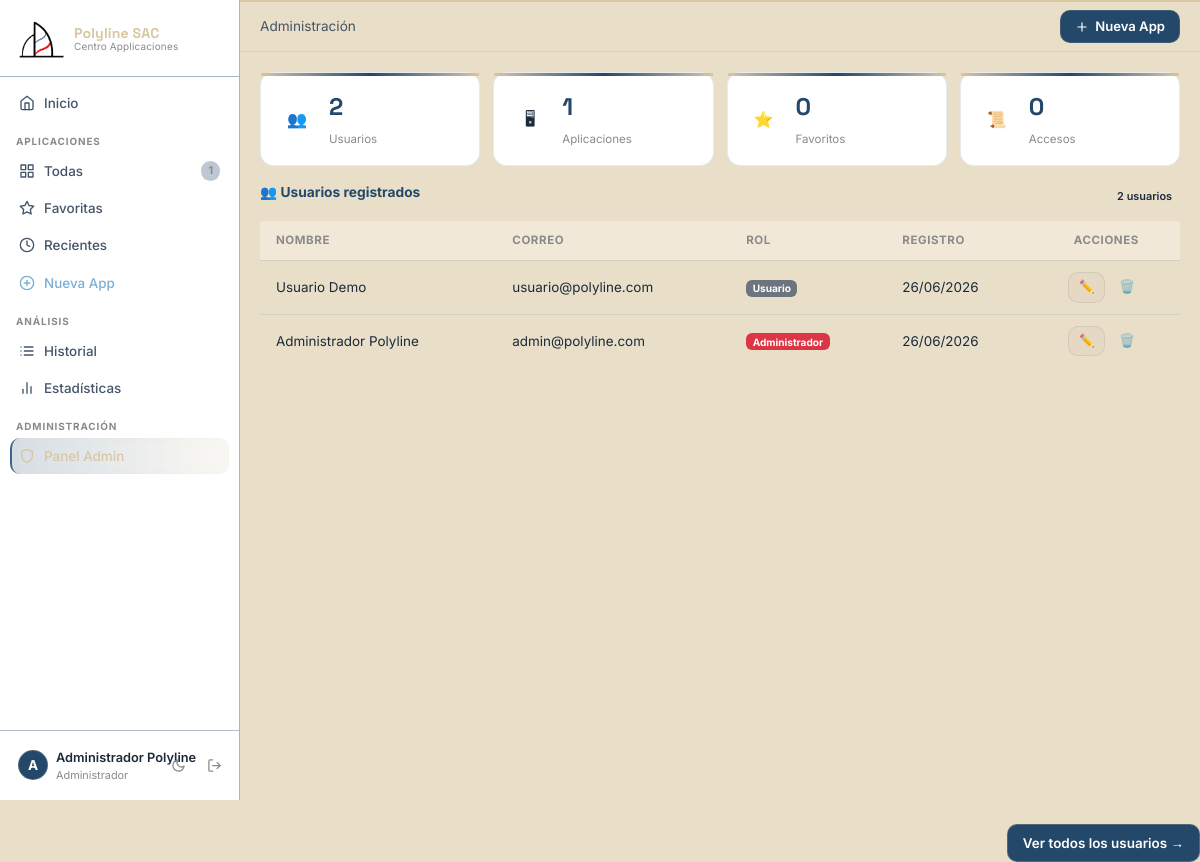
Page /admin/ (signed in) on the committed database.
### models/user.py (models this page shows, shortened)
class User(UserMixin, db.Model):
    __tablename__ = 'users'
    id            = db.Column(db.Integer, primary_key=True)
    nombre        = db.Column(db.String(100), nullable=False)
    correo        = db.Column(db.String(150), unique=True, nullable=False)
    password_hash = db.Column(db.String(256), nullable=False)
    foto          = db.Column(db.String(200), default='default_avatar.png')
    bio           = db.Column(db.String(300), default='')
    fecha_registro= db.Column(db.DateTime, default=datetime.utcnow)
    rol = db.Column(db.String(20), default='user', nullable=False)
    applications  = db.relationship('Application', backref='owner', lazy='dynamic', cascade='all, delete-orphan')
    history       = db.relationship('History', backref='user',  lazy='dynamic', cascade='all, delete-orphan')
    @property
    def is_admin(self):
        return self.rol == 'admin'
    last_login = db.Column(db.DateTime)

### routes/admin.py (the view)
@admin_bp.route("/")
@login_required
@admin_required
def dashboard():
    total_users = User.query.count()
    total_apps = Application.query.count()
    total_history = History.query.count()
    total_favorites = Application.query.filter_by(favorito=True).count()
    users = (
    User.query
    .order_by(User.fecha_registro.desc())
    .limit(5)
    .all()
)
    return render_template(
    "admin/dashboard.html",
    total_users=total_users,
    total_apps=total_apps,
    total_history=total_history,
    total_favorites=total_favorites,
    users=users
)

### routes/admin.py (called while the page is built)
def admin_required(f):
    @wraps(f)
    def decorated(*args, **kwargs):
        if not current_user.is_authenticated or not current_user.is_admin:
            return "Acceso denegado", 403
        return f(*args, **kwargs)
    return decorated

### templates/admin/dashboard.html (shortened to what this page needs)
{% extends "base.html" %}
{% block breadcrumb %}
<span>Administración</span>
{% endblock %}
{% block content %}
<div class="stats-grid">
    <div class="stat-card">
        <div class="stat-icon">👥</div>
        <div>
            <span class="stat-value">{{ total_users }}</span>
            <span class="stat-label">Usuarios</span>
        </div>
    </div>
    <div class="stat-card">
        <div class="stat-icon">🖥</div>
        <div>
            <span class="stat-value">{{ total_apps }}</span>
            <span class="stat-label">Aplicaciones</span>
        </div>
    </div>
    <div class="stat-card">
        <div class="stat-icon">⭐</div>
        <div>
            <span class="stat-value">{{ total_favorites }}</span>
            <span class="stat-label">Favoritos</span>
        </div>
    </div>
    <div class="stat-card">
        <div class="stat-icon">📜</div>
        <div>
            <span class="stat-value">{{ total_history }}</span>
            <span class="stat-label">Accesos</span>
        </div>
    </div>
</div>
<div class="dash-sec-head">
    <h3 class="dash-sec-title">
        👥 Usuarios registrados
    </h3>
    <span class="cat-badge">
        {{ users|length }} usuarios
    </span>
</div>
        <div class="table-responsive">
            <table class="history-table">
                <thead>
                    <tr>
                        <th>Nombre</th>
                        <th>Correo</th>
                        <th>Rol</th>
                        <th>Registro</th>
                        <th class="text-center">Acciones</th>
                    </tr>
                </thead>
                <tbody>
                {% for user in users %}
                    <tr>
                        <td>{{ user.nombre }}</td>
                        <td>{{ user.correo }}</td>
                        <td>
                            {% if user.is_admin %}
                                <span class="badge bg-danger">
                                    Administrador
                                </span>
                            {% else %}
                                <span class="badge bg-secondary">
                                    Usuario
                                </span>
                            {% endif %}
                        </td>
                        <td>
                            {{ user.fecha_registro.strftime('%d/%m/%Y') }}
                        </td>
                        <td class="text-center">
                            <a href="{{ url_for('admin.edit_user', user_id=user.id) }}"
                            class="btn btn-sm btn-ghost">
                            ✏️
                            </a>
                            <button class="btn btn-sm btn-danger-ghost">
                                🗑️
                            </button>
                        </td>
                    </tr>
                {% endfor %}
                </tbody>
            </table>
        </div>
    </div>
</div>
<div class="text-end mt-4">
    <a href="{{ url_for('admin.users') }}"
    class="btn btn-accent">
        Ver todos los usuarios →
    </a>
</div>
{% endblock %}

### templates/base.html (shortened to what this page needs)
<!DOCTYPE html>
<html lang="es" data-theme="dark">
<head>
    <link href="https://cdn.jsdelivr.net/npm/bootstrap@5.3.0/dist/css/bootstrap.min.css" rel="stylesheet">
    <link rel="stylesheet" href="{{ url_for('static', filename='css/main.css') }}">
</head>
<body>
{% if current_user.is_authenticated %}
  <aside class="sidebar" id="sidebar">
    <div class="sb-brand">
      <div class="sb-logo-wrap">
        <div class="sb-logo">
          <img src="{{ url_for('static', filename='img/polyline logo.png') }}"
               alt="Polyline SAC">
        </div>
        <div class="sb-name-wrap">
          <span class="sb-name">Polyline SAC</span>
          <span class="sb-sub">Centro Applicaciones</span>
        </div>
      </div>
    </div>
    <nav class="sb-nav">
      <a href="{{ url_for('dashboard.index') }}"s
         class="sb-link {% if request.endpoint == 'dashboard.index' %}is-active{% endif %}">
        <i data-feather="home"></i><span>Inicio</span>
      </a>
      <p class="sb-section">Aplicaciones</p>
      <a href="{{ url_for('apps.list_apps') }}"
         class="sb-link {% if request.endpoint == 'apps.list_apps' %}is-active{% endif %}">
        <i data-feather="grid"></i><span>Todas</span>
        <span class="sb-pill">{{ total_apps_global }}</span>
      </a>
      <a href="{{ url_for('apps.favorites') }}"
         class="sb-link {% if request.endpoint == 'apps.favorites' %}is-active{% endif %}">
        <i data-feather="star"></i><span>Favoritas</span>
      </a>
      <a href="{{ url_for('apps.recent') }}"
         class="sb-link {% if request.endpoint == 'apps.recent' %}is-active{% endif %}">
        <i data-feather="clock"></i><span>Recientes</span>
      </a>
      <a href="{{ url_for('apps.new_app') }}"
         class="sb-link sb-link--accent {% if request.endpoint == 'apps.new_app' %}is-active{% endif %}">
        <i data-feather="plus-circle"></i><span>Nueva App</span>
      </a>
      <p class="sb-section">Análisis</p>
      <a href="{{ url_for('stats.history') }}"
         class="sb-link {% if request.endpoint == 'stats.history' %}is-active{% endif %}">
        <i data-feather="list"></i><span>Historial</span>
      </a>
      <a href="{{ url_for('stats.stats') }}"
         class="sb-link {% if request.endpoint == 'stats.stats' %}is-active{% endif %}">
        <i data-feather="bar-chart-2"></i><span>Estadísticas</span>
      </a>
      {% if current_user.is_admin %}
      <p class="sb-section">Administración</p>
      <a href="{{ url_for('admin.dashboard') }}"
      class="sb-link {% if request.endpoint == 'admin.dashboard' %}is-active{% endif %}">
      <i data-feather="shield"></i>
      <span>Panel Admin</span>
    </a>
    {% endif %}
    </nav>
    <div class="sb-footer">
      <a href="{{ url_for('profile.profile') }}"
         class="sb-user {% if request.endpoint == 'profile.profile' %}is-active{% endif %}">
        <div class="sb-avatar">{{ current_user.nombre[0].upper() }}</div>
        <div class="sb-user-text">
          <span class="sb-user-name">{{ current_user.nombre }}</span>
          <span class="sb-user-role">{{ 'Administrador' if current_user.is_admin else 'Usuario' }}</span>
        </div>
      </a>
      <button class="sb-icon-btn" id="themeToggle" title="Cambiar tema">
        <i data-feather="moon" id="themeIcon"></i>
      </button>
      <a href="{{ url_for('auth.logout') }}" class="sb-icon-btn sb-logout" title="Cerrar sesión">
        <i data-feather="log-out"></i>
      </a>
    </div>
  </aside>
  <div class="main-wrap" id="mainWrap">
    <header class="topbar">
      <div class="topbar-crumb">{% block breadcrumb %}{% endblock %}</div>
      <div class="topbar-right">
        <a href="{{ url_for('apps.new_app') }}" class="btn-top-accent">
          <i data-feather="plus"></i> Nueva App
        </a>
      </div>
    </header>
    <div class="page-body">
      {% block content %}{% endblock %}
{% else %}
  <div class="auth-shell">
    {% block auth_content %}{% endblock %}
  </div>
{% endif %}
</body>
</html>

### rows in the picture
User: nombre "A", nombre "Administrador Polyline", rol "Administrador", correo "admin@polyline.com", fecha_registro "26/06/2026"
User: nombre "Usuario Demo", correo "usuario@polyline.com", rol "Usuario", fecha_registro "26/06/2026"

### other values in the picture
{{ total_apps_global }} "1"
{{ total_users }} "2"
{{ total_apps }} "1"
{{ total_favorites }} "0"
{{ total_history }} "0"
{{ users|length }} "2"
